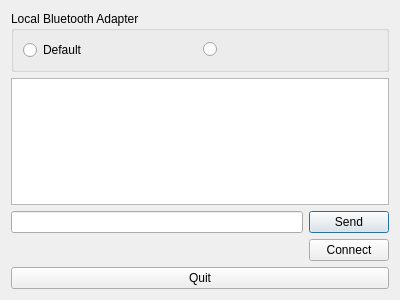
<?xml version="1.0" encoding="UTF-8"?>
<ui version="4.0">
 <class>Chat</class>
 <widget class="QDialog" name="Chat">
  <property name="geometry">
   <rect>
    <x>0</x>
    <y>0</y>
    <width>400</width>
    <height>300</height>
   </rect>
  </property>
  <property name="windowTitle">
   <string>Bluetooth Chat</string>
  </property>
  <layout class="QVBoxLayout" name="verticalLayout">
   <item>
    <widget class="QGroupBox" name="localAdapterBox">
     <property name="title">
      <string>Local Bluetooth Adapter</string>
     </property>
     <property name="checkable">
      <bool>false</bool>
     </property>
     <layout class="QHBoxLayout" name="horizontalLayout_3">
      <item>
       <widget class="QRadioButton" name="firstAdapter">
        <property name="text">
         <string>Default</string>
        </property>
       </widget>
      </item>
      <item>
       <widget class="QRadioButton" name="secondAdapter">
        <property name="text">
         <string/>
        </property>
       </widget>
      </item>
     </layout>
    </widget>
   </item>
   <item>
    <widget class="QTextEdit" name="chat">
     <property name="focusPolicy">
      <enum>Qt::NoFocus</enum>
     </property>
    </widget>
   </item>
   <item>
    <layout class="QHBoxLayout" name="horizontalLayout">
     <item>
      <widget class="QLineEdit" name="sendText"/>
     </item>
     <item>
      <widget class="QPushButton" name="sendButton">
       <property name="text">
        <string>Send</string>
       </property>
       <property name="default">
        <bool>true</bool>
       </property>
      </widget>
     </item>
    </layout>
   </item>
   <item>
    <layout class="QHBoxLayout" name="horizontalLayout_2">
     <item>
      <spacer name="horizontalSpacer">
       <property name="orientation">
        <enum>Qt::Horizontal</enum>
       </property>
       <property name="sizeHint" stdset="0">
        <size>
         <width>40</width>
         <height>20</height>
        </size>
       </property>
      </spacer>
     </item>
     <item>
      <widget class="QPushButton" name="connectButton">
       <property name="text">
        <string>Connect</string>
       </property>
       <property name="autoDefault">
        <bool>false</bool>
       </property>
      </widget>
     </item>
    </layout>
   </item>
   <item>
    <widget class="QPushButton" name="quitButton">
     <property name="text">
      <string>Quit</string>
     </property>
    </widget>
   </item>
  </layout>
 </widget>
 <resources/>
 <connections/>
</ui>
